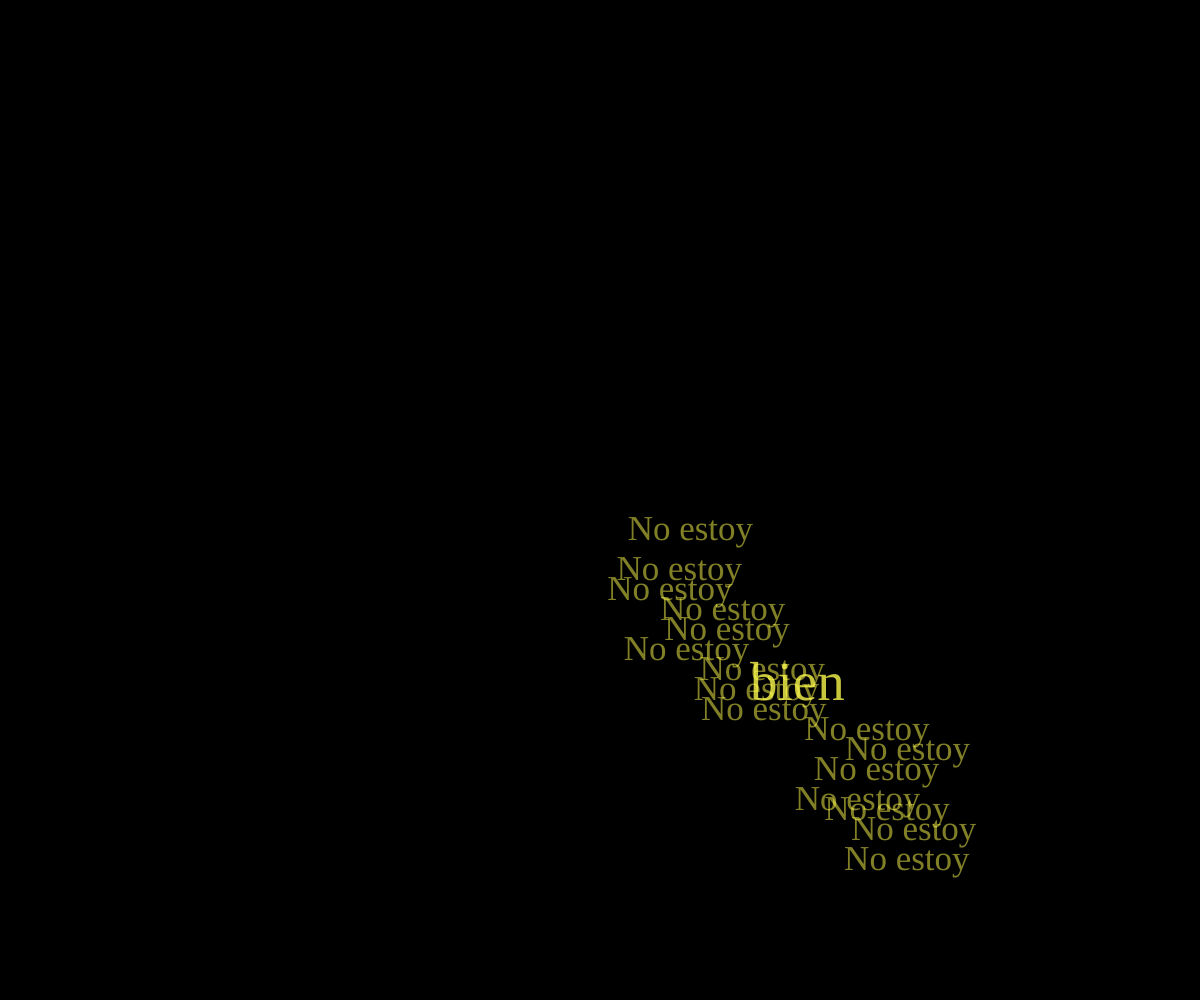
Frame 1 (no input)
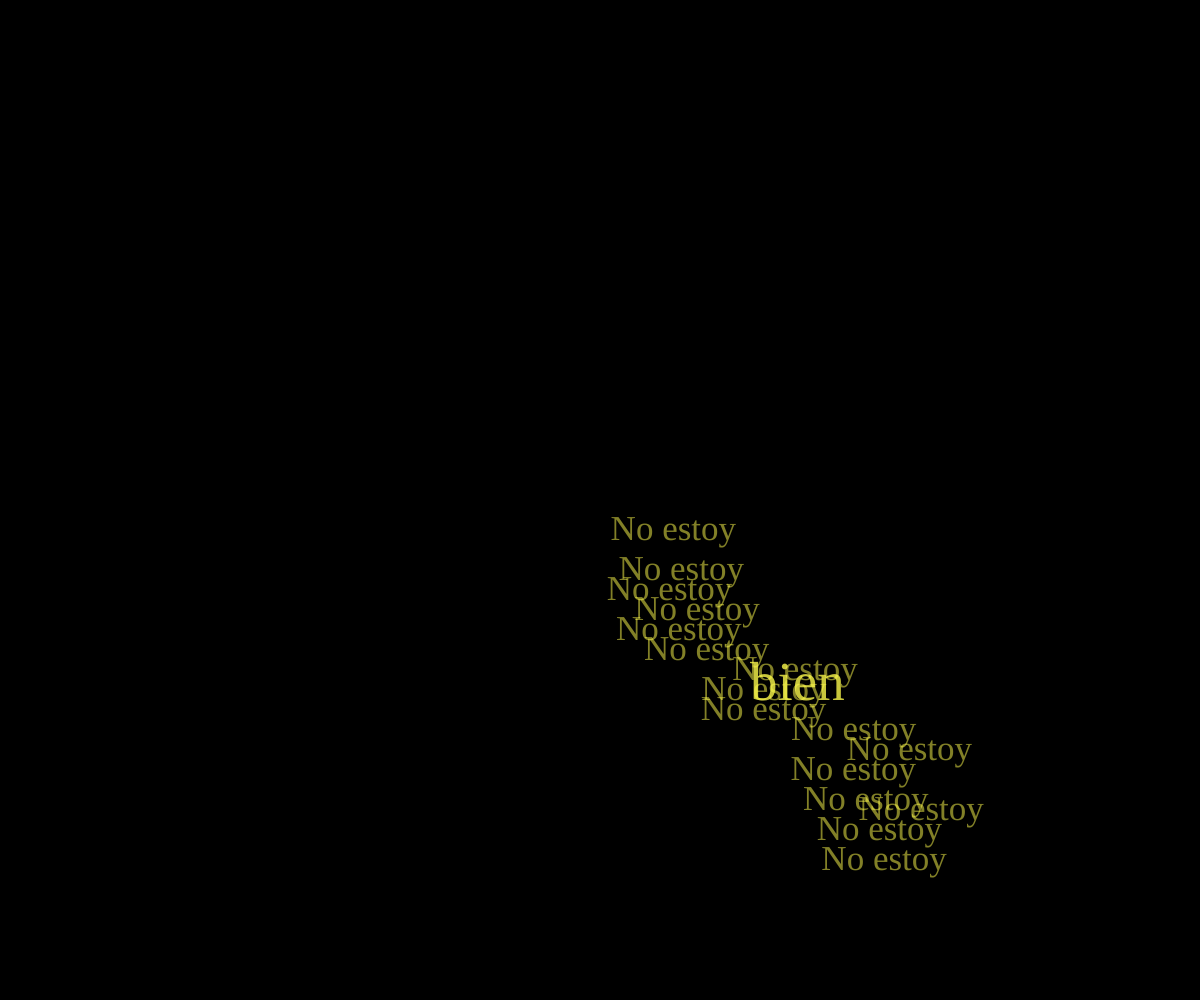
Frame 60 (no input)
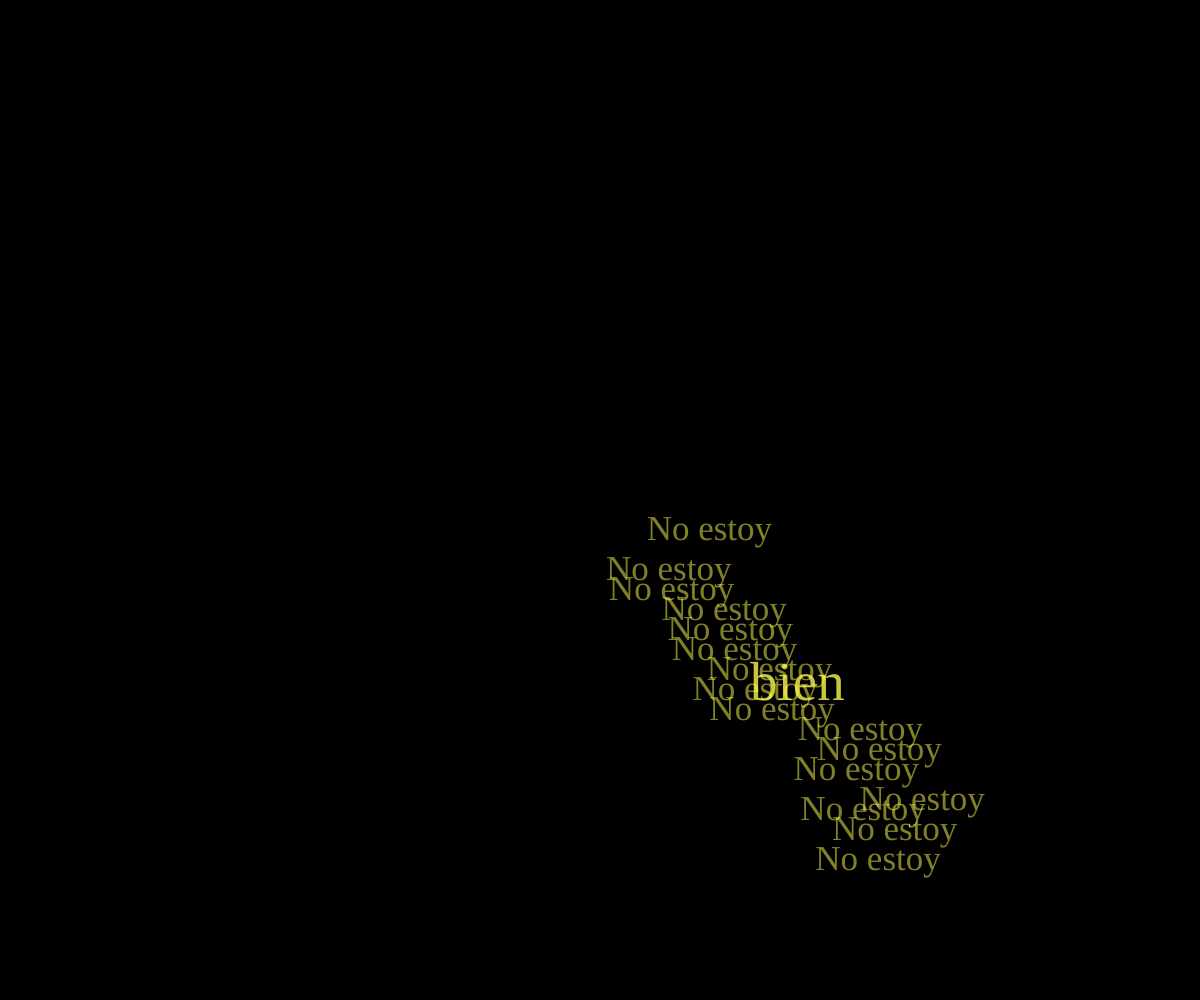
Frame 120 (the mouse pressed at the canvas centre since frame 60)

The p5.js sketch that drew these frames (run headless with seeded random() and noise() and a simulated clock; from frame 60 on, the mouse is pressed at the canvas centre):

// p5.js sketch
// ── sketch.js
var cnv;
let centX = 0;
let = centY = 0;

function centerCanvas() {
  var x = (windowWidth - width) / 2;
  var y = (windowHeight - height) / 2;
  cnv.position(x, y);
}

function setup() {
  cnv = createCanvas(windowWidth, windowHeight);
  centerCanvas();
  //background(0);

}

function windowResized() {
  centerCanvas();
}

function draw(){
centX = windowWidth/2;
centY = windowHeight/2
  background(0);
  textFont("Old English text MT");
  textSize (55);
  fill (255, 252, 76, 200)
  text("bien", centX + 150, centY + 200)
  
  textFont("italic");
  textSize (35);
  fill (255, 252, 76, 130)
  text("No estoy", centX + random(10), centY + 100)
  textSize (35);
  fill (255, 252, 76, 130)
  text("No estoy", centX + random(80), centY + 80)
  textSize (35);
  fill (255, 252, 76, 130)
  text("No estoy", centX + random(80), centY + 120)
  textSize (35);
  fill (255, 252, 76, 130)
  text("No estoy", centX + random(80), centY + 40)
  textSize (35);
  fill (255, 252, 76, 130)
  text("No estoy", centX + random(80), centY + 140)
  textSize (35);
  fill (255, 252, 76, 130)
  text("No estoy", centX + random(80), centY + 160)
  //palabras del medio
  textSize (35);
  fill (255, 252, 76, 130)
  text("No estoy", centX + random(80, 160), centY + 180)
  textSize (35);
  fill (255, 252, 76, 130)
  text("No estoy", centX + random(80, 160), centY + 200)
  textSize (35);
  fill (255, 252, 76, 130)
  text("No estoy", centX + random(80, 160), centY + 220)
  //palabras inferior derecha
  textSize (35);
  fill (255, 252, 76, 130)
  text("No estoy", centX + random(190, 220), centY + 240)
  textSize (35);
  fill (255, 252, 76, 130)
  text("No estoy", centX + random(210, 260), centY + 260)
  textSize (35);
  fill (255, 252, 76, 130)
  text("No estoy", centX + random(190, 220), centY + 280)
  textSize (35);
  fill (255, 252, 76, 130)
  text("No estoy", centX + random(190, 270), centY + 310)
  textSize (35);
  fill (255, 252, 76, 130)
  text("No estoy", centX + random(190, 270), centY + 320)
  textSize (35);
  fill (255, 252, 76, 130)
  text("No estoy", centX + random(190, 270), centY + 340)
  textSize (35);
  fill (255, 252, 76, 130)
  text("No estoy", centX + random(190, 270), centY + 370)


}
